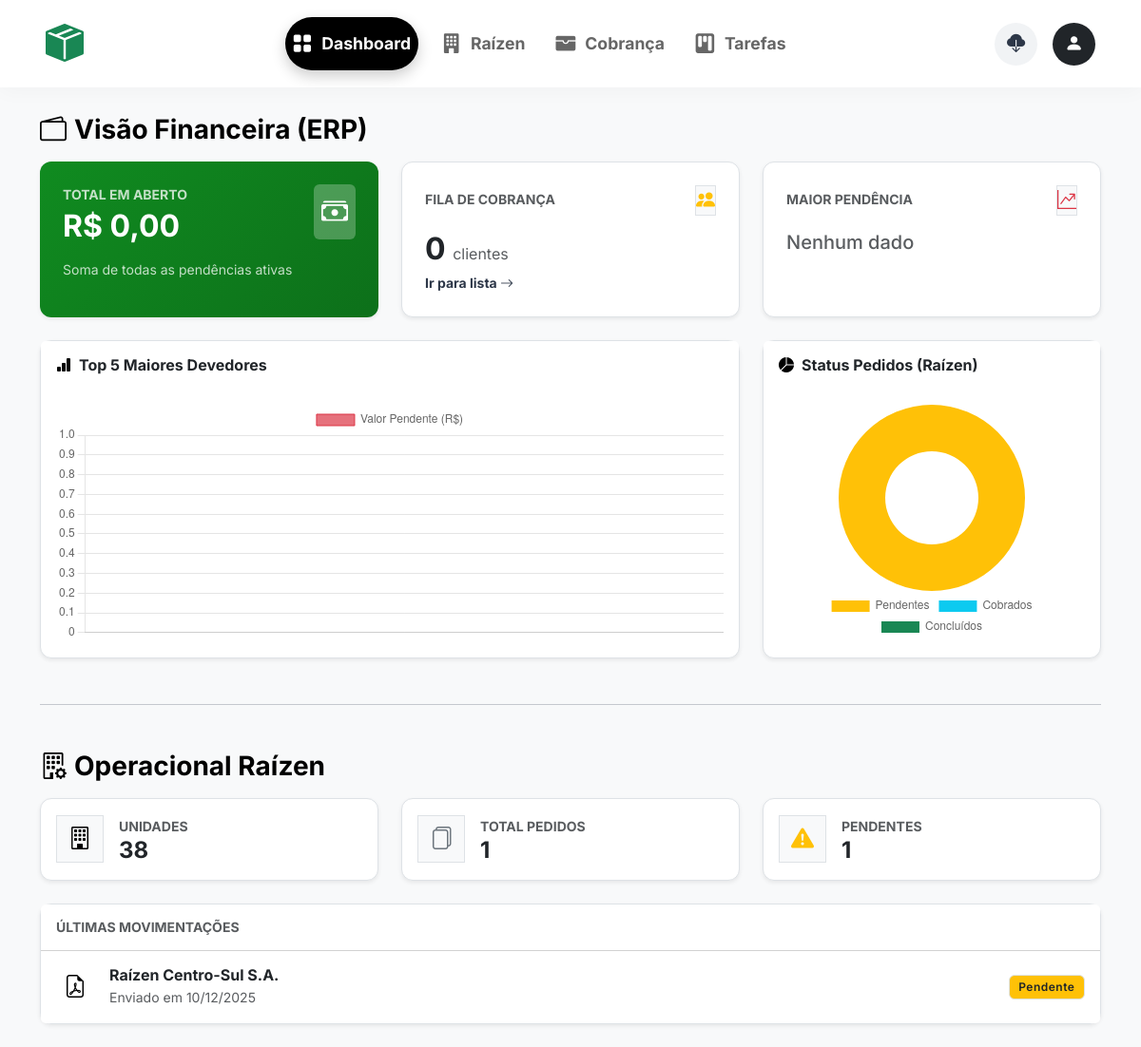
The page / on the database its author committed.
### app.py (models this page shows)
class Pedido(db.Model):
    id = db.Column(db.Integer, primary_key=True)
    arquivo = db.Column(db.String(200), nullable=False)
    data_upload = db.Column(db.Date, default=datetime.utcnow)
    status = db.Column(db.String(50), default='Pendente')
    observacao = db.Column(db.Text, nullable=True)
    unidade_id = db.Column(db.Integer, db.ForeignKey('unidade.id'), nullable=False)

class Unidade(db.Model):
    id = db.Column(db.Integer, primary_key=True)
    nome = db.Column(db.String(100), nullable=False)
    cidade = db.Column(db.String(100))
    cnpj = db.Column(db.String(20))
    contato = db.Column(db.String(100))
    telefone = db.Column(db.String(20))
    email = db.Column(db.String(100))
    pedidos = db.relationship('Pedido', backref='unidade', lazy=True, cascade="all, delete-orphan")
    contatos_lista = db.relationship('Contato', backref='unidade', lazy=True, cascade="all, delete-orphan")

### app.py (the view)
@app.route('/')
def dashboard():
    total_unidades = Unidade.query.count()
    total_pedidos = Pedido.query.count()
    pedidos_pendentes = Pedido.query.filter_by(status='Pendente').count()
    pedidos_cobrados = Pedido.query.filter_by(status='Cobrado').count()
    pedidos_concluidos = Pedido.query.filter_by(status='Concluído').count()
    ultimos_pedidos = Pedido.query.order_by(Pedido.data_upload.desc()).limit(5).all()
    total_divida = db.session.query(db.func.sum(Cliente.valor_pendente)).filter(Cliente.status_cobranca != 'Ok').scalar() or 0.0
    qtd_devedores = Cliente.query.filter(Cliente.valor_pendente > 0.01, Cliente.status_cobranca != 'Ok').count()
    maior_devedor = Cliente.query.filter(Cliente.status_cobranca != 'Ok').order_by(Cliente.valor_pendente.desc()).first()
    top_devedores = Cliente.query.filter(Cliente.status_cobranca != 'Ok').order_by(Cliente.valor_pendente.desc()).limit(5).all()
    grafico_nomes = [c.razao_social[:15] + '...' for c in top_devedores]
    grafico_valores = [c.valor_pendente for c in top_devedores]
    tarefas_pendentes = Tarefa.query.filter(Tarefa.status != 'done').count()
    return render_template('dashboard.html',
                           total_unidades=total_unidades,
                           total_pedidos=total_pedidos,
                           pedidos_pendentes=pedidos_pendentes,
                           pedidos_cobrados=pedidos_cobrados,
                           pedidos_concluidos=pedidos_concluidos,
                           ultimos_pedidos=ultimos_pedidos,
                           total_divida=total_divida,
                           qtd_devedores=qtd_devedores,
                           maior_devedor=maior_devedor,
                           tarefas_pendentes=tarefas_pendentes,
                           grafico_nomes=grafico_nomes,
                           grafico_valores=grafico_valores)

### app.py (called while the page is built)
def formatar_moeda(valor):
    try:
        return f"R$ {float(valor):,.2f}".replace(",", "X").replace(".", ",").replace("X", ".")
    except:
        return "R$ 0,00"

### templates/dashboard.html (shortened to what this page needs)
{% extends 'base.html' %}
{% block content %}
<div class="mb-4">
    <h3 class="fw-bold text-primary-custom mb-3"><i class="bi bi-wallet2 me-2"></i>Visão Financeira (ERP)</h3>
    <div class="row g-4 mb-4">
        <div class="col-md-4">
            <div class="card border-0 shadow-sm h-100" style="border-radius: 12px; background: linear-gradient(135deg, #108b20 0%, #0d701a 100%); color: white;">
                <div class="card-body p-4">
                    <div class="d-flex justify-content-between align-items-start">
                        <div>
                            <p class="mb-1 opacity-75 fw-bold text-uppercase small">Total em Aberto</p>
                            <h2 class="fw-bold mb-0">{{ total_divida | moeda }}</h2>
                        </div>
                        <div class="bg-white bg-opacity-25 rounded p-2 text-white"><i class="bi bi-cash-stack fs-3"></i></div>
                    </div>
                    <div class="mt-3 small opacity-75">Soma de todas as pendências ativas</div>
                </div>
            </div>
        </div>
        <div class="col-md-4">
            <div class="card border shadow-sm h-100" style="border-radius: 12px;">
                <div class="card-body p-4">
                    <div class="d-flex justify-content-between align-items-center mb-3">
                        <h6 class="text-muted text-uppercase fw-bold small mb-0">Fila de Cobrança</h6>
                        <div class="icon-circle bg-light text-warning border"><i class="bi bi-people-fill fs-5"></i></div>
                    </div>
                    <h2 class="fw-bold text-dark mb-1">{{ qtd_devedores }} <span class="fs-6 text-muted fw-normal">clientes</span></h2>
                    <a href="/cobranca" class="text-decoration-none small fw-bold text-primary-custom">Ir para lista <i class="bi bi-arrow-right"></i></a>
                </div>
            </div>
        </div>
        <div class="col-md-4">
            <div class="card border shadow-sm h-100" style="border-radius: 12px;">
                <div class="card-body p-4">
                    <div class="d-flex justify-content-between align-items-center mb-3">
                        <h6 class="text-muted text-uppercase fw-bold small mb-0">Maior Pendência</h6>
                        <div class="icon-circle bg-light text-danger border"><i class="bi bi-graph-up-arrow fs-5"></i></div>
                    </div>
                    {% if maior_devedor %}
                        <h5 class="fw-bold text-truncate mb-1" title="{{ maior_devedor.razao_social }}">{{ maior_devedor.razao_social }}</h5>
                        <p class="text-danger fw-bold mb-0">{{ maior_devedor.valor_pendente | moeda }}</p>
                    {% else %}
                        <h5 class="text-muted">Nenhum dado</h5>
                    {% endif %}
                </div>
            </div>
        </div>
    </div>
    <div class="row g-4">
        <div class="col-md-8">
            <div class="card border shadow-sm h-100" style="border-radius: 12px;">
                <div class="card-header bg-white py-3 border-bottom-0">
                    <h6 class="fw-bold m-0"><i class="bi bi-bar-chart-fill me-2 text-primary-custom"></i>Top 5 Maiores Devedores</h6>
                </div>
                <div class="card-body">
                    <canvas id="chartDevedores" style="max-height: 250px;"></canvas>
                </div>
            </div>
        </div>
        <div class="col-md-4">
            <div class="card border shadow-sm h-100" style="border-radius: 12px;">
                <div class="card-header bg-white py-3 border-bottom-0">
                    <h6 class="fw-bold m-0"><i class="bi bi-pie-chart-fill me-2 text-primary-custom"></i>Status Pedidos (Raízen)</h6>
                </div>
                <div class="card-body">
                    <canvas id="chartPedidos" style="max-height: 250px;"></canvas>
                </div>
            </div>
        </div>
    </div>
</div>
<hr class="my-5 opacity-25">
<div class="mb-4">
    <h3 class="fw-bold text-primary-custom mb-3"><i class="bi bi-building-gear me-2"></i>Operacional Raízen</h3>
    <div class="row g-4 mb-4">
        <div class="col-md-4">
            <div class="card border shadow-sm h-100" style="border-radius: 12px;">
                <div class="card-body d-flex align-items-center p-3">
                    <div class="icon-circle bg-light text-primary-custom me-3 border" style="width: 50px; height: 50px;"><i class="bi bi-building fs-4"></i></div>
                    <div><small class="text-muted fw-bold text-uppercase">Unidades</small><h4 class="fw-bold mb-0">{{ total_unidades }}</h4></div>
                </div>
            </div>
        </div>
        <div class="col-md-4">
            <div class="card border shadow-sm h-100" style="border-radius: 12px;">
                <div class="card-body d-flex align-items-center p-3">
                    <div class="icon-circle bg-light text-secondary me-3 border" style="width: 50px; height: 50px;"><i class="bi bi-files fs-4"></i></div>
                    <div><small class="text-muted fw-bold text-uppercase">Total Pedidos</small><h4 class="fw-bold mb-0">{{ total_pedidos }}</h4></div>
                </div>
            </div>
        </div>
        <div class="col-md-4">
            <div class="card border shadow-sm h-100" style="border-radius: 12px;">
                <div class="card-body d-flex align-items-center p-3">
                    <div class="icon-circle bg-light text-warning me-3 border" style="width: 50px; height: 50px;"><i class="bi bi-exclamation-triangle-fill fs-4"></i></div>
                    <div><small class="text-muted fw-bold text-uppercase">Pendentes</small><h4 class="fw-bold mb-0">{{ pedidos_pendentes }}</h4></div>
                </div>
            </div>
        </div>
    </div>
    <div class="card border shadow-sm" style="border-radius: 12px;">
        <div class="card-header bg-white py-3"><h6 class="mb-0 fw-bold text-muted text-uppercase small">Últimas Movimentações</h6></div>
        <div class="list-group list-group-flush">
            {% for pedido in ultimos_pedidos %}
            <div class="list-group-item d-flex justify-content-between align-items-center py-3">
                <div class="d-flex align-items-center">
                    <div class="me-3 text-center" style="width: 40px;"><i class="bi bi-file-earmark-pdf fs-4 text-primary-custom"></i></div>
                    <div><h6 class="mb-0 fw-bold text-dark">{{ pedido.unidade.nome }}</h6><small class="text-muted">Enviado em {{ pedido.data_upload.strftime('%d/%m/%Y') }}</small></div>
                </div>
                {% if pedido.status == 'Pendente' %}<span class="badge bg-warning text-dark border">Pendente</span>{% elif pedido.status == 'Cobrado' %}<span class="badge bg-info text-dark border">Cobrado</span>{% else %}<span class="badge bg-success border">Concluído</span>{% endif %}
            </div>
            {% else %}<div class="p-4 text-center text-muted">Nenhum pedido recente.</div>{% endfor %}
        </div>
    </div>
</div>
<script>
    // 1. Gráfico TOP Devedores (Barra)
    const ctxBar = document.getElementById('chartDevedores');
    new Chart(ctxBar, {
        type: 'bar',
        data: {
            labels: {{ grafico_nomes | tojson }},
            datasets: [{
                label: 'Valor Pendente (R$)',
                data: {{ grafico_valores | tojson }},
                backgroundColor: 'rgba(220, 53, 69, 0.7)',
                borderColor: 'rgba(220, 53, 69, 1)',
                borderWidth: 1,
                borderRadius: 5
            }]
        },
        options: {
            responsive: true,
            maintainAspectRatio: false,
            scales: { y: { beginAtZero: true } }
        }
    });
    // 2. Gráfico Status Pedidos (Rosca)
    const ctxPie = document.getElementById('chartPedidos');
    new Chart(ctxPie, {
        type: 'doughnut',
        data: {
            labels: ['Pendentes', 'Cobrados', 'Concluídos'],
            datasets: [{
                data: [{{ pedidos_pendentes }}, {{ pedidos_cobrados }}, {{ pedidos_concluidos }}],
                backgroundColor: [
                    '#ffc107', // Amarelo
                    '#0dcaf0', // Azul
                    '#198754'  // Verde
                ],
                borderWidth: 0
            }]
        },
        options: {
            responsive: true,
            maintainAspectRatio: false,
            plugins: { legend: { position: 'bottom' } }
        }
    });
</script>
{% endblock %}

### static/style.css (style rules this page uses)
:root { --primary: #000000; --primary-light: #333333; --accent: #108b20; --accent-hover: #0d701a; --bg-body: #ffffff; --text-main: #2D3748; --text-muted: #718096; --white: #FFFFFF; --shadow-sm: 0 2px 4px rgba(0,0,0,0.05); --shadow-md: 0 4px 6px -1px rgba(0, 0, 0, 0.1), 0 2px 4px -1px rgba(0, 0, 0, 0.06); --shadow-lg: 0 10px 15px -3px rgba(0, 0, 0, 0.1), 0 4px 6px -2px rgba(0, 0, 0, 0.05); --radius: 12px; }
body { background-color: var(--bg-body); font-family: 'Inter', sans-serif; color: var(--text-main); }
.card { background: var(--white); border: 1px solid #e0e0e0; border-radius: var(--radius); transition: transform 0.2s, box-shadow 0.2s; }
.icon-circle { display: flex; align-items: center; justify-content: center; }
.badge { padding: 0.5em 0.8em; font-weight: 600; border-radius: 6px; letter-spacing: 0.5px; }
.text-primary-custom { color: var(--primary) !important; }
.bi-pencil, .bi-pencil-square, .bi-file-earmark-pdf-fill, .bi-file-earmark-pdf { color: var(--primary) !important; }
a.text-decoration-none { color: var(--text-main) !important; }

### templates/base.html (style rules this page uses)
body { font-family: 'Inter', sans-serif; background-color: #f8f9fa; }

### rows shown on the page
Pedido: unidade.nome "Raízen Centro-Sul S.A.", data_upload "10/12/2025", status "Pendente"

### other values the page prints
{{ total_divida | moeda }} "R$ 0,00"
{{ qtd_devedores }} "0"
{{ total_unidades }} "38"
{{ total_pedidos }} "1"
{{ pedidos_pendentes }} "1"
chart data {{ pedidos_cobrados }} 0
